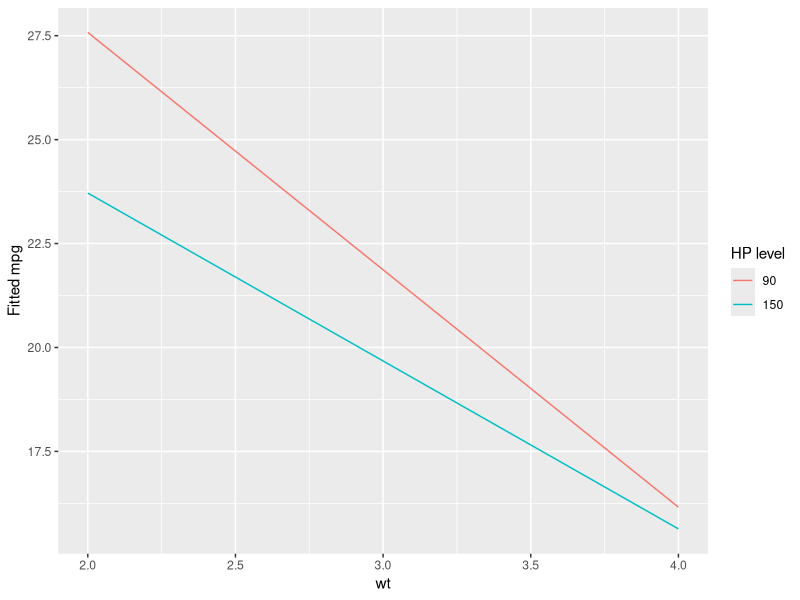

Recreate this plot in R.
## ---- chunk 1
int_mod <- lm(mpg ~ wt * hp, data = mtcars)
coef(int_mod)[c("wt", "hp", "wt:hp")]
## ---- chunk 2
library(ggplot2)
grid <- expand.grid(wt = seq(2, 4, 0.5), hp = c(90, 150))
grid$fit <- predict(int_mod, grid)
ggplot(grid, aes(wt, fit, colour = factor(hp))) +
  geom_line() + labs(colour = "HP level", y = "Fitted mpg")
## ---- chunk 3
poly_mod <- lm(mpg ~ wt + I(wt^2), data = mtcars)
## ---- chunk 4
cor(mtcars[, c("wt", "hp", "disp", "drat")])
kappa(model.matrix(~ wt + hp + disp, data = mtcars))
## ---- chunk 5
full_mod <- lm(mpg ~ ., data = mtcars)
step(full_mod, direction = "both", trace = 0)
## ---- chunk 6
cat_mod <- lm(mpg ~ factor(cyl), data = mtcars)
model.matrix(cat_mod)[1:5, ]
## ---- chunk 7
mtcars$cyl <- relevel(factor(mtcars$cyl), ref = "6")
relevel_mod <- lm(mpg ~ cyl, data = mtcars)
coef(relevel_mod)
## ---- chunk 8
mix_mod <- lm(mpg ~ wt + factor(carb), data = mtcars)
## ---- chunk 9
group_slope <- lm(mpg ~ wt * factor(gear), data = mtcars)
